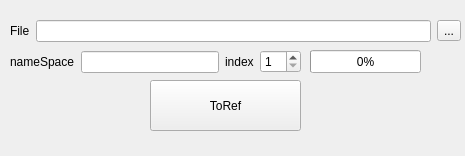
<?xml version="1.0" encoding="UTF-8"?>
<ui version="4.0">
 <class>BTR_WIN</class>
 <widget class="QWidget" name="BTR_WIN">
  <property name="enabled">
   <bool>true</bool>
  </property>
  <property name="geometry">
   <rect>
    <x>0</x>
    <y>0</y>
    <width>465</width>
    <height>156</height>
   </rect>
  </property>
  <property name="minimumSize">
   <size>
    <width>465</width>
    <height>156</height>
   </size>
  </property>
  <property name="maximumSize">
   <size>
    <width>465</width>
    <height>156</height>
   </size>
  </property>
  <property name="windowTitle">
   <string>BatchToRef</string>
  </property>
  <widget class="QPushButton" name="refButton">
   <property name="geometry">
    <rect>
     <x>150</x>
     <y>80</y>
     <width>151</width>
     <height>51</height>
    </rect>
   </property>
   <property name="text">
    <string>ToRef</string>
   </property>
  </widget>
  <widget class="QProgressBar" name="progressBar">
   <property name="geometry">
    <rect>
     <x>310</x>
     <y>50</y>
     <width>111</width>
     <height>23</height>
    </rect>
   </property>
   <property name="toolTip">
    <string>总进度</string>
   </property>
   <property name="value">
    <number>0</number>
   </property>
  </widget>
  <widget class="QLabel" name="Tip_lab">
   <property name="enabled">
    <bool>false</bool>
   </property>
   <property name="geometry">
    <rect>
     <x>120</x>
     <y>130</y>
     <width>231</width>
     <height>20</height>
    </rect>
   </property>
   <property name="font">
    <font>
     <pointsize>9</pointsize>
     <weight>50</weight>
     <bold>false</bold>
     <underline>false</underline>
     <stylestrategy>PreferDefault</stylestrategy>
    </font>
   </property>
   <property name="text">
    <string/>
   </property>
  </widget>
  <widget class="QWidget" name="layoutWidget">
   <property name="geometry">
    <rect>
     <x>10</x>
     <y>20</y>
     <width>451</width>
     <height>22</height>
    </rect>
   </property>
   <layout class="QHBoxLayout" name="horizontalLayout">
    <item>
     <widget class="QLabel" name="file_lab">
      <property name="toolTip">
       <string>指定参考文件</string>
      </property>
      <property name="text">
       <string>File</string>
      </property>
     </widget>
    </item>
    <item>
     <widget class="QLineEdit" name="pathEdit"/>
    </item>
    <item>
     <widget class="QToolButton" name="toolButton">
      <property name="toolTip">
       <string>打开文件路径</string>
      </property>
      <property name="text">
       <string>...</string>
      </property>
     </widget>
    </item>
   </layout>
  </widget>
  <widget class="QWidget" name="layoutWidget">
   <property name="geometry">
    <rect>
     <x>10</x>
     <y>50</y>
     <width>291</width>
     <height>24</height>
    </rect>
   </property>
   <layout class="QHBoxLayout" name="horizontalLayout_4">
    <item>
     <layout class="QHBoxLayout" name="horizontalLayout_2">
      <item>
       <widget class="QLabel" name="label_2">
        <property name="toolTip">
         <string>设置参考文件的空间名</string>
        </property>
        <property name="text">
         <string>nameSpace</string>
        </property>
       </widget>
      </item>
      <item>
       <widget class="QLineEdit" name="lineEdit_2"/>
      </item>
     </layout>
    </item>
    <item>
     <layout class="QHBoxLayout" name="horizontalLayout_3">
      <item>
       <widget class="QLabel" name="label_3">
        <property name="toolTip">
         <string> 需要导入的次数</string>
        </property>
        <property name="text">
         <string>index</string>
        </property>
       </widget>
      </item>
      <item>
       <widget class="QSpinBox" name="spinBox">
        <property name="minimum">
         <number>1</number>
        </property>
       </widget>
      </item>
     </layout>
    </item>
   </layout>
  </widget>
  <zorder>layoutWidget</zorder>
  <zorder>layoutWidget</zorder>
  <zorder>refButton</zorder>
  <zorder>progressBar</zorder>
  <zorder>Tip_lab</zorder>
 </widget>
 <resources/>
 <connections/>
</ui>
